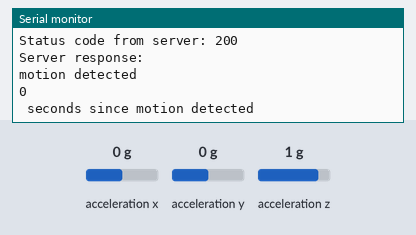
Bench run of a sketch on a simulated Arduino Nano 33 IoT. On the bench: the last lines printed to the serial monitor. Inputs (shaded band) come from the test bench; at power-on: acceleration x 0 g, acceleration y 0 g, acceleration z 1 g. WiFi joins after 1.5 s; servers stay silent unless stated; uploads are accepted with an empty reply; not simulated (calls return 0 or success): arduino_secrets.h.

Above: at 3.3 s.
3.4 s: acceleration x set to -1.4 g
At 3.47 s:
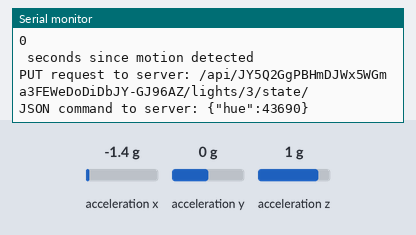
4.9 s: acceleration y set to -0.8 g
At 5.87 s:
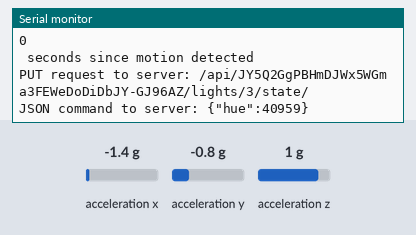
6.4 s: acceleration z set to -1.4 g
At 14.29 s:
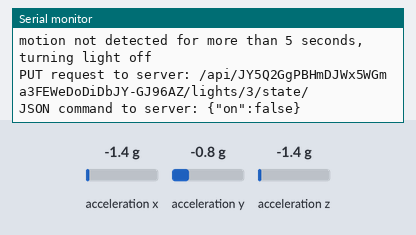
14.8 s: acceleration x set to -0.8 g
At 16.49 s:
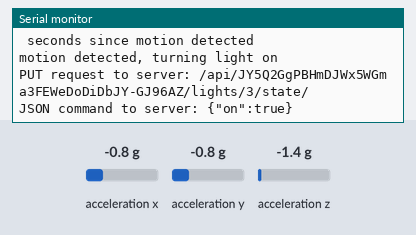
Timing chart, 0 to 18.0 s (numbered marks = the images above; inputs shaded):
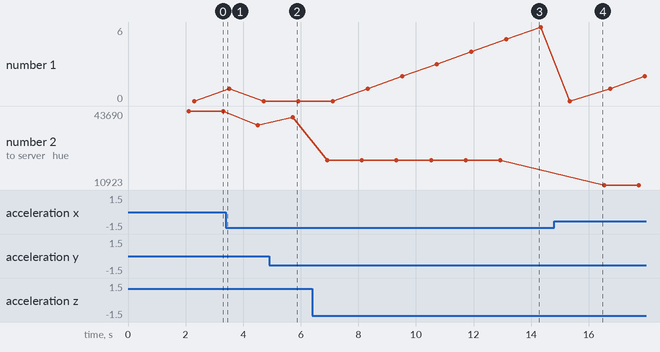

The sketch:

HueBlinkColumn12Strip.ino
```cpp
/* HueBlink example for ArduinoHttpClient library

   Uses ArduinoHttpClient library to control Philips Hue
   For more on Hue developer API see http://developer.meethue.com

  To control a light, the Hue expects a HTTP PUT request to:

  http://hue.hub.address/api/hueUserName/lights/lightNumber/state

  The body of the PUT request looks like this:
  {"on": true} or {"on":false}

  This example  shows how to concatenate Strings to assemble the
  PUT request and the body of the request.

   modified 15 Feb 2016
   by Tom Igoe (tigoe) to match new API
*/

#include <WiFiNINA.h>
#include <SPI.h>
// #include <WiFi101.h>
#include <ArduinoHttpClient.h>
#include "arduino_secrets.h"

#include <Arduino_LSM6DS3.h>

int lastHue;
int secsSameReading;

///////please enter your sensitive data in the Secret tab/arduino_secrets.h
/////// Wifi Settings ///////
char ssid[] = SECRET_SSID;
char pass[] = SECRET_PASS;

int status = WL_IDLE_STATUS;  // the Wifi radio's status

char hueHubIP[] = "172.22.151.226";                               // IP address of the HUE bridge
String hueUserName = "JY5Q2GgPBHmDJWx5WGma3FEWeDoDiDbJY-GJ96AZ";  // hue bridge username
int lightNum = 3;
bool isOn;

// make a wifi instance and a HttpClient instance:
WiFiClient wifi;
HttpClient httpClient = HttpClient(wifi, hueHubIP);


void setup() {
  //Initialize serial and wait for port to open:
  Serial.begin(9600);
  while (!Serial)
    ;  // wait for serial port to connect.


  if (!IMU.begin()) {
    Serial.println("Failed to initialize IMU!");

    while (1)
      ;
  }

  // Serial.print("Accelerometer sample rate = ");
  // Serial.print(IMU.accelerationSampleRate());
  // Serial.println(" Hz");
  // Serial.println();
  // attempt to connect to Wifi network:
  while (status != WL_CONNECTED) {
    Serial.print("Attempting to connect to WPA SSID: ");
    Serial.println(ssid);
    // Connect to WPA/WPA2 network:
    status = WiFi.begin(ssid, pass);
  }

  // you're connected now, so print out the data:
  Serial.print("You're connected to the network IP = ");
  IPAddress ip = WiFi.localIP();
  Serial.println(ip);

  sendRequest(lightNum, "on", "true");
  isOn = true;
  sendRequest(lightNum, "sat", "254");
  sendRequest(lightNum, "bri", "254");
}

void loop() {
  float x, y, z;
  if (IMU.accelerationAvailable()) {
    IMU.readAcceleration(x, y, z);

    float mappedx = (x + 1) / 2;
    float mappedy = (y + 1) / 2;
    float mappedz = (z + 1) / 2;

    if (mappedx > 1) mappedx = 1;
    if (mappedy > 1) mappedy = 1;
    if (mappedz > 1) mappedz = 1;

    float hue;
    hue = rgb2hsv(mappedx, mappedy, mappedz);
    // Serial.println(mappedx);
    // Serial.println(mappedy);
    // Serial.println(mappedz);
    hue = hue * 65535;
    hue = int(round(hue));
    // Serial.println(int(hue));
    // if still for last 30 sec, don't send
    if (secsSameReading < 5) {
      if (!isOn) {
        Serial.println("motion detected, turning light on");
        isOn = true;
        sendRequest(lightNum, "on", "true");
      }
      sendRequest(lightNum, "hue", String(int(hue)));
    } else if (isOn) {
      Serial.println("motion not detected for more than 5 seconds, turning light off");
      isOn = false;
      sendRequest(lightNum, "on", "false");
    }

    if (abs(int(hue) - lastHue) < 50) {
      secsSameReading++;
    } else {
      Serial.println("motion detected");
      secsSameReading = 0;
    }
    lastHue = int(hue);
    Serial.println(secsSameReading);
    Serial.println(" seconds since motion detected");
    delay(1000);
  }
}

void sendRequest(int light, String cmd, String value) {
  // make a String for the HTTP request path:
  String request = "/api/" + hueUserName;
  request += "/lights/";
  request += light;
  request += "/state/";

  String contentType = "application/json";

  // make a string for the JSON command:
  String hueCmd = "{\"" + cmd;
  hueCmd += "\":";
  hueCmd += value;
  hueCmd += "}";
  // see what you assembled to send:
  Serial.print("PUT request to server: ");
  Serial.println(request);
  Serial.print("JSON command to server: ");

  // make the PUT request to the hub:
  httpClient.put(request, contentType, hueCmd);

  // read the status code and body of the response
  int statusCode = httpClient.responseStatusCode();
  String response = httpClient.responseBody();

  Serial.println(hueCmd);
  Serial.print("Status code from server: ");
  Serial.println(statusCode);
  Serial.print("Server response: ");
  Serial.println(response);
  Serial.println();
}


// hsv rgb converter https://gist.github.com/postspectacular/2a4a8db092011c6743a7
float mix(float a, float b, float t) {
  return a + (b - a) * t;
}

float step(float e, float x) {
  return x < e ? 0.0 : 1.0;
}

float rgb2hsv(float r, float g, float b) {
  float s = step(b, g);
  float px = mix(b, g, s);
  float py = mix(g, b, s);
  float pz = mix(-1.0, 0.0, s);
  float pw = mix(0.6666666, -0.3333333, s);
  s = step(px, r);
  float qx = mix(px, r, s);
  float qz = mix(pw, pz, s);
  float qw = mix(r, px, s);
  float d = qx - min(qw, py);
  float hsvhue = abs(qz + (qw - py) / (6.0 * d + 1e-10));
  // hsv[1] = d / (qx + 1e-10);
  // hsv[2] = qx;
  return hsvhue;
}
```

Measured:
- after the input at 4.9 s, the serial monitor: prints a new line after 0.82 s (image 2)
- after the input at 6.4 s, the serial monitor: prints a new line after 0.52 s (image 3)
- after the input at 14.8 s, the serial monitor: prints a new line after 0.54 s (image 4)
- plotted number 2: 43690 → 37319 after the input at 3.4 s, 37319 → 40959 after the input at 4.9 s, 40959 → 21845 after the input at 6.4 s, 21845 → 10923 after the input at 14.8 s
